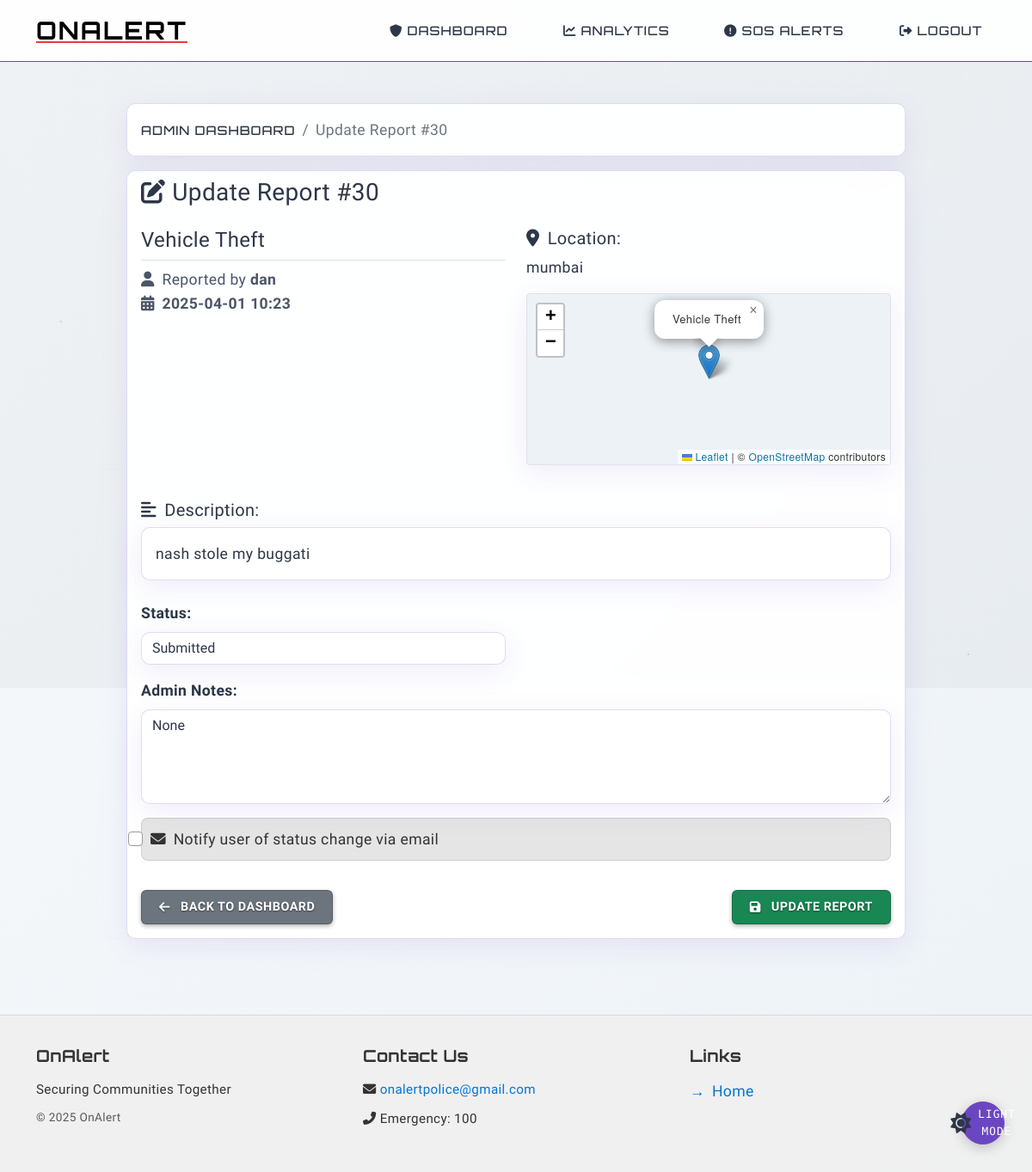
Page /admin/update_report/30 (signed in) on the committed database.
### models.py (models this page shows, shortened)
class CrimeReport(db.Model):
    id = db.Column(db.Integer, primary_key=True)
    title = db.Column(db.String(100), nullable=False)
    description = db.Column(db.Text, nullable=False)
    location = db.Column(db.String(200), nullable=False)
    latitude = db.Column(db.Float, nullable=False)
    longitude = db.Column(db.Float, nullable=False)
    timestamp = db.Column(db.DateTime, default=datetime.utcnow)
    updated_at = db.Column(db.DateTime, default=datetime.utcnow)
    user_id = db.Column(db.Integer, db.ForeignKey('user.id'), nullable=False)
    status = db.Column(db.String(20), default='pending')
    notes = db.Column(db.Text, nullable=True)
    evidence_file = db.Column(db.String(255), nullable=True)
    is_verified = db.Column(db.Boolean, default=False)
    verification_status = db.Column(db.String(20), default='pending')
    action_taken = db.Column(db.Text, nullable=True)
    suspect_description = db.Column(db.Text, nullable=True)
    suspect_sketch = db.Column(db.String(255), nullable=True)

class User(UserMixin, db.Model):
    id = db.Column(db.Integer, primary_key=True)
    username = db.Column(db.String(80), unique=True, nullable=False)
    email = db.Column(db.String(120), unique=True, nullable=False)  # Add email field
    password_hash = db.Column(db.String(128), nullable=False)
    is_admin = db.Column(db.Boolean, default=False)
    is_police = db.Column(db.Boolean, default=False)  # New field to identify police officers
    badge_number = db.Column(db.String(20), unique=True, nullable=True)  # Police badge number
    department = db.Column(db.String(100), nullable=True)  # Police department name
    rank = db.Column(db.String(50), nullable=True)  # Police officer rank
    jurisdiction = db.Column(db.String(100), nullable=True)  # Police officer's jurisdiction
    fake_reports_count = db.Column(db.Integer, default=0)
    is_blocked = db.Column(db.Boolean, default=False)
    account_status = db.Column(db.String(20), default='active')  # active, warned, blocked
    last_warning_date = db.Column(db.DateTime, nullable=True)
    reports = db.relationship('CrimeReport', backref='author', lazy=True)
    is_2fa_enabled = db.Column(db.Boolean, default=False)
    two_factor_code = db.Column(db.String(6), nullable=True)
    emergency_contacts = db.relationship('EmergencyContact', backref='user', lazy=True)  # New relationship for emergency contacts
    latitude = db.Column(db.Float)
    longitude = db.Column(db.Float)
    last_active = db.Column(db.DateTime, default=datetime.utcnow)
    current_cases = db.Column(db.Integer, default=0)
    max_cases = db.Column(db.Integer, default=10)

### app.py (the view, shortened to what this page needs)
@app.route('/admin/update_report/<int:report_id>', methods=['GET', 'POST'])
@login_required
def update_report(report_id):
    if not current_user.is_police:
        flash('You do not have permission to access the police panel.', 'danger')
        return redirect(url_for('home'))
    report = CrimeReport.query.get_or_404(report_id)
    return render_template('update_report.html', report=report)

### app.py (called while the page is built)
@login_manager.user_loader
def load_user(user_id):
    return User.query.get(int(user_id))

### templates/update_report.html (shortened to what this page needs)
{% extends "base.html" %}
{% block content %}
<section class="update-report">
    <div class="container mt-4">
        <div class="row">
            <div class="col-md-10 offset-md-1">
                <nav aria-label="breadcrumb">
                    <ol class="breadcrumb glass-effect p-3">
                        <li class="breadcrumb-item"><a href="{{ url_for('admin_dashboard') }}">Admin Dashboard</a></li>
                        <li class="breadcrumb-item active" aria-current="page">Update Report #{{ report.id }}</li>
                    </ol>
                </nav>
                <div class="card glass-effect mb-4">
                    <div class="card-header">
                        <h3 class="mb-0"><i class="fas fa-edit me-2"></i>Update Report #{{ report.id }}</h3>
                    </div>
                    <div class="card-body">
                        <div class="row mb-4">
                            <div class="col-md-6">
                                <h4 class="border-bottom pb-2">{{ report.title }}</h4>
                                <p class="text-muted">
                                    <i class="fas fa-user me-1"></i> Reported by <strong>{{ report.author.username }}</strong><br>
                                    <i class="fas fa-calendar-alt me-1"></i> <strong>{{ report.timestamp.strftime('%Y-%m-%d %H:%M') }}</strong>
                                </p>
                            </div>
                            <div class="col-md-6">
                                <div class="mb-3">
                                    <h5><i class="fas fa-map-marker-alt me-1"></i> Location:</h5>
                                    <p>{{ report.location }}</p>
                                    <div id="mapContainer" style="height: 200px;" class="border rounded glass-effect"></div>
                                </div>
                            </div>
                        </div>
                        <div class="mb-4">
                            <h5><i class="fas fa-align-left me-1"></i> Description:</h5>
                            <div class="card glass-effect">
                                <div class="card-body">
                                    {{ report.description }}
                                </div>
                            </div>
                        </div>
                        <form method="POST" action="{{ url_for('update_report', report_id=report.id) }}" id="updateForm">
                            <div class="row">
                                <div class="col-md-6 mb-3">
                                    <label for="status" class="form-label"><b>Status:</b></label>
                                    <select class="form-select glass-effect" id="status" name="status">
                                        <option value="pending" {% if report.status == 'pending' %}selected{% endif %}>Submitted</option>
                                    </select>
                                </div>
                                <div class="col-md-12 mb-3">
                                    <label for="notes" class="form-label"><b>Admin Notes:</b></label>
                                    <textarea class="form-control glass-effect" id="notes" name="notes" rows="4" placeholder="Add your investigation notes here...">{{ report.notes }}</textarea>
                                </div>
                                <div class="col-md-12 mb-3">
                                    <div class="form-check">
                                        <input class="form-check-input" type="checkbox" id="notify_user" name="notify_user" {% if not config.MAIL_USERNAME %}disabled{% endif %}>
                                        <label class="form-check-label" for="notify_user">
                                            <i class="fas fa-envelope me-1"></i> Notify user of status change via email
                                        </label>
                                    </div>
                                </div>
                            </div>
                            <div class="d-flex justify-content-between mt-3">
                                <a href="{{ url_for('admin_dashboard') }}" class="btn btn-secondary glass-effect action-btn">
                                    <i class="fas fa-arrow-left me-1"></i> Back to Dashboard
                                </a>
                                <button type="submit" class="btn btn-success glass-effect action-btn" id="updateButton">
                                    <i class="fas fa-save me-1"></i> Update Report
                                </button>
                            </div>
                        </form>
                    </div>
                </div>
            </div>
        </div>
    </div>
</section>
{% endblock %}

### templates/update_report.html (style rules this page uses)
.action-btn { border: 1px solid rgba(0, 0, 0, 0.2); box-shadow: 0 2px 5px rgba(0, 0, 0, 0.2); transition: transform 0.2s ease, box-shadow 0.2s ease; }
html[data-theme="light"] .action-btn { box-shadow: 0 2px 5px rgba(0, 0, 0, 0.3); border: 1px solid rgba(0, 0, 0, 0.2); color: white; font-weight: 600; text-shadow: 0 1px 2px rgba(0, 0, 0, 0.5); }
html[data-theme="light"] .btn-secondary.action-btn { background-color: #6c757d !important; }
html[data-theme="light"] .btn-success.action-btn { background-color: #198754 !important; }
html[data-theme="light"] .form-check-input { border: 1px solid rgba(0, 0, 0, 0.4); }
html[data-theme="light"] .form-check-label { color: #333; font-weight: 500; }
.form-check { background-color: rgba(0, 0, 0, 0.1); padding: 10px; border-radius: 8px; border: 1px solid rgba(255, 255, 255, 0.1); }
html[data-theme="light"] .form-check { background-color: rgba(0, 0, 0, 0.1); border: 1px solid rgba(0, 0, 0, 0.1); }

### templates/base.html (style rules this page uses)
h1, h2, h3, .section-title { transition: transform 0.3s ease, color 0.3s ease; cursor: default; }
.btn, .action-link, .download-link { border-radius: 6px; padding: 0.5rem 1.25rem; font-weight: 500; transition: all 0.3s ease; text-transform: uppercase; letter-spacing: 0.5px; font-size: 0.9rem; position: relative; overflow: hidden; text-decoration: none; display: inline-flex; align-items: center; gap: 0.5rem; }

### rows in the picture
CrimeReport: id "30", title "Vehicle Theft", timestamp "2025-04-01 10:23", location "mumbai", description "nash stole my buggati", status "Submitted", notes "None"
User: author.username "dan"
